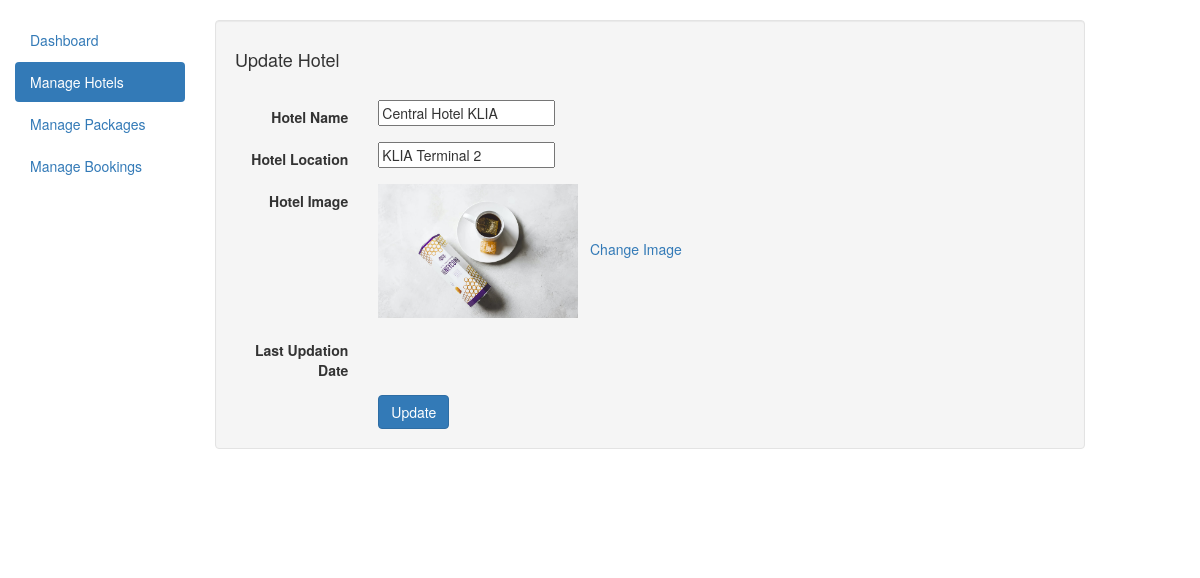
The page /admin/update-hotel.php?hid=1 (signed in) on the database as committed earlier.
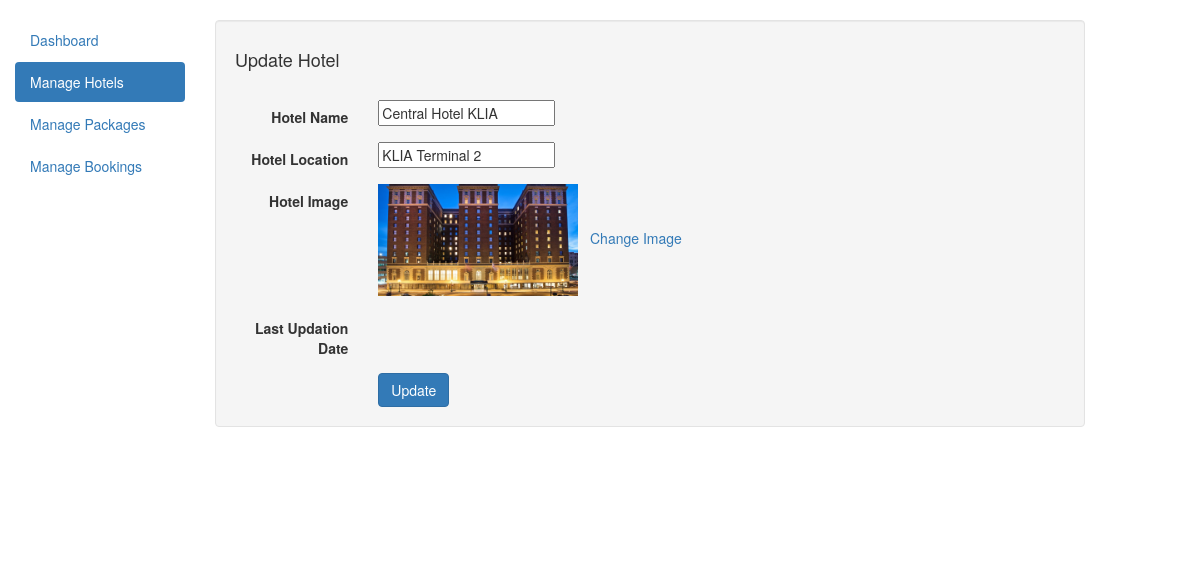
The same page on the database as committed later.
### tables this page shows
CREATE TABLE `hotels` (
  `htl_id` int(11) NOT NULL,
  `htl_name` varchar(200) DEFAULT NULL,
  `htl_location` varchar(100) DEFAULT NULL,
  `htl_image` varchar(100) DEFAULT NULL,
  `creation_date` timestamp NULL DEFAULT current_timestamp(),
  `update_date` timestamp NULL DEFAULT NULL ON UPDATE current_timestamp()
);

### admin/update-hotel.php (the view, shortened to what this page needs)
<?php
include('includes/config.php');
if (strlen($_SESSION['alogin']) == 0) {
    header('location:dashboard.php');
} else {
?>
    <!DOCTYPE html>
    <html lang="en">
    <head>
        <link rel="stylesheet" href="https://maxcdn.bootstrapcdn.com/bootstrap/3.4.1/css/bootstrap.min.css">
    </head>
    <body>
        <div class="container-fluid">
            <div class="row content">
                <div class="col-sm-3 col-md-2 sidebar">
                    <br>
                    <ul class="nav nav-pills nav-stacked">
                        <li><a href="dashboard.php">Dashboard</a></li>
                        <li class="active"><a href="manage-hotels.php">Manage Hotels</a></li>
                        <li><a href="manage-packages.php">Manage Packages</a></li>
                        <li><a href="manage-bookings.php">Manage Bookings</a></li>
                    </ul><br>
                </div>
                <br>
                <div class="col-sm-9">
                    <div class="well">
                        <h4>Update Hotel</h4><br>
                        <div class="tab-content">
                            <div class="tab-pane active" id="horizontal-form">
                                <?php
                                $hid = intval($_GET['hid']);
                                $sql = "SELECT * from hotels where htl_id=:hid";
                                $query = $dbh->prepare($sql);
                                $query->bindParam(':hid', $hid, PDO::PARAM_STR);
                                $query->execute();
                                $results = $query->fetchAll(PDO::FETCH_OBJ);
                                if ($query->rowCount() > 0) {
                                    foreach ($results as $result) { ?>
                                        <form class="form-horizontal" name="hotel" method="post" enctype="multipart/form-data">
                                            <div class="form-group">
                                                <label for="focusedinput" class="col-sm-2 control-label">Hotel Name</label>
                                                <div class="col-sm-8">
                                                    <input type="text" class="form-control1" name="hotelname" id="hotelname" placeholder="name of hotel" value="<?php echo htmlentities($result->htl_name); ?>" required>
                                                </div>
                                            </div>
                                            <div class="form-group">
                                                <label for="focusedinput" class="col-sm-2 control-label">Hotel Location</label>
                                                <div class="col-sm-8">
                                                    <input type="text" class="form-control1" name="hotellocation" id="hotellocation" placeholder="location of hotel" value="<?php echo htmlentities($result->htl_location); ?>" required>
                                                </div>
                                            </div>
                                            <div class="form-group">
                                                <label for="focusedinput" class="col-sm-2 control-label">Hotel Image</label>
                                                <div class="col-sm-8">
                                                    <img src="img/htlimage/<?php echo htmlentities($result->htl_image); ?>" width="200">&nbsp;&nbsp;&nbsp;<a href="change-hotel-image.php?imgid=<?php echo htmlentities($result->htl_id); ?>">Change Image</a>
                                                </div>
                                            </div>
                                            <div class="form-group">
                                                <label for="focusedinput" class="col-sm-2 control-label">Last Updation Date</label>
                                                <div class="col-sm-8">
                                                </div>
                                            </div>
                                    <?php }
                                } ?>
                                    <div class="row">
                                        <div class="col-sm-8 col-sm-offset-2">
                                            <button type="submit" name="submit" class="btn-primary btn">Update</button>
                                        </div>
                                    </div>
                            </div>
                        </div>
                    </div>
                </div>
    </body>
    </html>
<?php } ?>

Rows that differ between the two databases and show on the page:
changed hotels "Central Hotel KLIA": htl_image: a different picture
